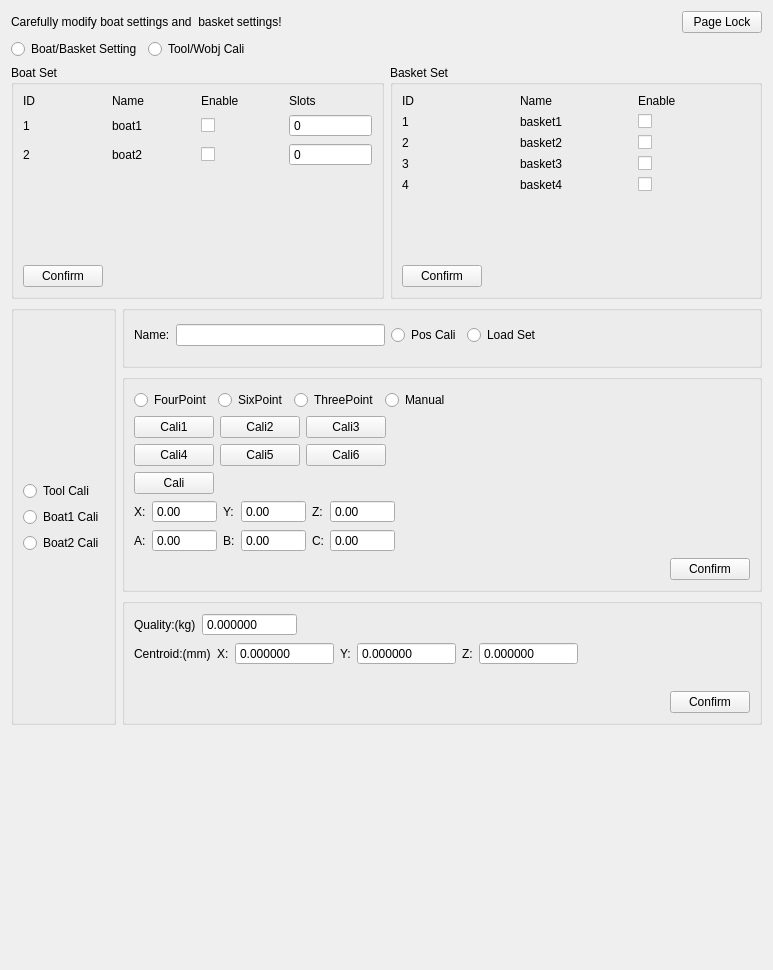
<?xml version="1.0" encoding="UTF-8"?>
<ui version="4.0">
 <class>WorkStationSetup</class>
 <widget class="QWidget" name="WorkStationSetup">
  <property name="geometry">
   <rect>
    <x>0</x>
    <y>0</y>
    <width>773</width>
    <height>970</height>
   </rect>
  </property>
  <property name="windowTitle">
   <string>Form</string>
  </property>
  <layout class="QVBoxLayout" name="verticalLayout_7">
   <item>
    <layout class="QHBoxLayout" name="horizontalLayout">
     <item>
      <widget class="QLabel" name="label">
       <property name="text">
        <string>Carefully modify boat settings and  basket settings!</string>
       </property>
      </widget>
     </item>
     <item>
      <spacer name="horizontalSpacer">
       <property name="orientation">
        <enum>Qt::Horizontal</enum>
       </property>
       <property name="sizeHint" stdset="0">
        <size>
         <width>40</width>
         <height>20</height>
        </size>
       </property>
      </spacer>
     </item>
     <item>
      <widget class="QPushButton" name="btnPageLock">
       <property name="text">
        <string>Page Lock</string>
       </property>
      </widget>
     </item>
    </layout>
   </item>
   <item>
    <layout class="QHBoxLayout" name="horizontalLayout_12">
     <item>
      <widget class="QRadioButton" name="rbtnboatbacket">
       <property name="text">
        <string>Boat/Basket Setting</string>
       </property>
      </widget>
     </item>
     <item>
      <widget class="QRadioButton" name="rbtnToolWobj">
       <property name="text">
        <string>Tool/Wobj Cali</string>
       </property>
      </widget>
     </item>
     <item>
      <spacer name="horizontalSpacer_16">
       <property name="orientation">
        <enum>Qt::Horizontal</enum>
       </property>
       <property name="sizeHint" stdset="0">
        <size>
         <width>40</width>
         <height>20</height>
        </size>
       </property>
      </spacer>
     </item>
    </layout>
   </item>
   <item>
    <layout class="QHBoxLayout" name="horizontalLayout_9">
     <item>
      <widget class="QGroupBox" name="grbboatset">
       <property name="title">
        <string>Boat Set</string>
       </property>
       <layout class="QVBoxLayout" name="verticalLayout_5">
        <item>
         <layout class="QGridLayout" name="gridLayout">
          <item row="0" column="0">
           <widget class="QLabel" name="label_6">
            <property name="text">
             <string>ID</string>
            </property>
           </widget>
          </item>
          <item row="0" column="1">
           <widget class="QLabel" name="label_7">
            <property name="text">
             <string>Name</string>
            </property>
           </widget>
          </item>
          <item row="0" column="2">
           <widget class="QLabel" name="label_8">
            <property name="text">
             <string>Enable</string>
            </property>
           </widget>
          </item>
          <item row="0" column="3">
           <widget class="QLabel" name="label_9">
            <property name="text">
             <string>Slots</string>
            </property>
           </widget>
          </item>
          <item row="1" column="0">
           <widget class="QLabel" name="label_13">
            <property name="text">
             <string>1</string>
            </property>
           </widget>
          </item>
          <item row="1" column="1">
           <widget class="QLabel" name="label_15">
            <property name="text">
             <string>boat1</string>
            </property>
           </widget>
          </item>
          <item row="1" column="2">
           <widget class="QCheckBox" name="cbenableboat1">
            <property name="text">
             <string/>
            </property>
           </widget>
          </item>
          <item row="1" column="3">
           <widget class="Spin" name="spbboat1">
            <property name="buttonSymbols">
             <enum>QAbstractSpinBox::NoButtons</enum>
            </property>
            <property name="maximum">
             <number>15</number>
            </property>
           </widget>
          </item>
          <item row="2" column="0">
           <widget class="QLabel" name="label_14">
            <property name="text">
             <string>2</string>
            </property>
           </widget>
          </item>
          <item row="2" column="1">
           <widget class="QLabel" name="label_16">
            <property name="text">
             <string>boat2</string>
            </property>
           </widget>
          </item>
          <item row="2" column="2">
           <widget class="QCheckBox" name="cbenableboat2">
            <property name="text">
             <string/>
            </property>
           </widget>
          </item>
          <item row="2" column="3">
           <widget class="Spin" name="spbboat2">
            <property name="buttonSymbols">
             <enum>QAbstractSpinBox::NoButtons</enum>
            </property>
            <property name="maximum">
             <number>15</number>
            </property>
           </widget>
          </item>
         </layout>
        </item>
        <item>
         <spacer name="verticalSpacer_3">
          <property name="orientation">
           <enum>Qt::Vertical</enum>
          </property>
          <property name="sizeHint" stdset="0">
           <size>
            <width>20</width>
            <height>73</height>
           </size>
          </property>
         </spacer>
        </item>
        <item>
         <layout class="QHBoxLayout" name="horizontalLayout_2">
          <item>
           <widget class="QPushButton" name="btnConfirmBoat">
            <property name="text">
             <string>Confirm</string>
            </property>
           </widget>
          </item>
          <item>
           <spacer name="horizontalSpacer_2">
            <property name="orientation">
             <enum>Qt::Horizontal</enum>
            </property>
            <property name="sizeHint" stdset="0">
             <size>
              <width>192</width>
              <height>17</height>
             </size>
            </property>
           </spacer>
          </item>
         </layout>
        </item>
       </layout>
      </widget>
     </item>
     <item>
      <widget class="QGroupBox" name="grpBacketSet">
       <property name="title">
        <string>Basket Set</string>
       </property>
       <layout class="QVBoxLayout" name="verticalLayout_6">
        <item>
         <layout class="QGridLayout" name="gridLayout_2">
          <item row="0" column="0">
           <widget class="QLabel" name="label_10">
            <property name="text">
             <string>ID</string>
            </property>
           </widget>
          </item>
          <item row="0" column="1">
           <widget class="QLabel" name="label_11">
            <property name="text">
             <string>Name</string>
            </property>
           </widget>
          </item>
          <item row="0" column="2">
           <widget class="QLabel" name="label_12">
            <property name="text">
             <string>Enable</string>
            </property>
           </widget>
          </item>
          <item row="1" column="0">
           <widget class="QLabel" name="label_17">
            <property name="text">
             <string>1</string>
            </property>
           </widget>
          </item>
          <item row="1" column="1">
           <widget class="QLabel" name="label_21">
            <property name="text">
             <string>basket1</string>
            </property>
           </widget>
          </item>
          <item row="1" column="2">
           <widget class="QCheckBox" name="cbbasket1">
            <property name="text">
             <string/>
            </property>
           </widget>
          </item>
          <item row="2" column="0">
           <widget class="QLabel" name="label_18">
            <property name="text">
             <string>2</string>
            </property>
           </widget>
          </item>
          <item row="2" column="1">
           <widget class="QLabel" name="label_22">
            <property name="text">
             <string>basket2</string>
            </property>
           </widget>
          </item>
          <item row="2" column="2">
           <widget class="QCheckBox" name="cbbasket2">
            <property name="text">
             <string/>
            </property>
           </widget>
          </item>
          <item row="3" column="0">
           <widget class="QLabel" name="label_19">
            <property name="text">
             <string>3</string>
            </property>
           </widget>
          </item>
          <item row="3" column="1">
           <widget class="QLabel" name="label_23">
            <property name="text">
             <string>basket3</string>
            </property>
           </widget>
          </item>
          <item row="3" column="2">
           <widget class="QCheckBox" name="cbbasket3">
            <property name="text">
             <string/>
            </property>
           </widget>
          </item>
          <item row="4" column="0">
           <widget class="QLabel" name="label_20">
            <property name="text">
             <string>4</string>
            </property>
           </widget>
          </item>
          <item row="4" column="1">
           <widget class="QLabel" name="label_24">
            <property name="text">
             <string>basket4</string>
            </property>
           </widget>
          </item>
          <item row="4" column="2">
           <widget class="QCheckBox" name="cbbasket4">
            <property name="text">
             <string/>
            </property>
           </widget>
          </item>
         </layout>
        </item>
        <item>
         <spacer name="verticalSpacer_4">
          <property name="orientation">
           <enum>Qt::Vertical</enum>
          </property>
          <property name="sizeHint" stdset="0">
           <size>
            <width>20</width>
            <height>29</height>
           </size>
          </property>
         </spacer>
        </item>
        <item>
         <layout class="QHBoxLayout" name="horizontalLayout_10">
          <item>
           <widget class="QPushButton" name="btnConfirmBacket">
            <property name="text">
             <string>Confirm</string>
            </property>
           </widget>
          </item>
          <item>
           <spacer name="horizontalSpacer_3">
            <property name="orientation">
             <enum>Qt::Horizontal</enum>
            </property>
            <property name="sizeHint" stdset="0">
             <size>
              <width>194</width>
              <height>20</height>
             </size>
            </property>
           </spacer>
          </item>
         </layout>
        </item>
       </layout>
      </widget>
     </item>
    </layout>
   </item>
   <item>
    <layout class="QHBoxLayout" name="horizontalLayout_13">
     <item>
      <widget class="QGroupBox" name="groupBox">
       <property name="title">
        <string/>
       </property>
       <layout class="QVBoxLayout" name="verticalLayout">
        <item>
         <spacer name="verticalSpacer_2">
          <property name="orientation">
           <enum>Qt::Vertical</enum>
          </property>
          <property name="sizeHint" stdset="0">
           <size>
            <width>20</width>
            <height>158</height>
           </size>
          </property>
         </spacer>
        </item>
        <item>
         <widget class="QRadioButton" name="rbtnTool">
          <property name="text">
           <string>Tool Cali</string>
          </property>
         </widget>
        </item>
        <item>
         <widget class="QRadioButton" name="rbtnBoat1">
          <property name="text">
           <string>Boat1 Cali</string>
          </property>
         </widget>
        </item>
        <item>
         <widget class="QRadioButton" name="rbtnBoat2">
          <property name="text">
           <string>Boat2 Cali</string>
          </property>
         </widget>
        </item>
        <item>
         <spacer name="verticalSpacer">
          <property name="orientation">
           <enum>Qt::Vertical</enum>
          </property>
          <property name="sizeHint" stdset="0">
           <size>
            <width>20</width>
            <height>158</height>
           </size>
          </property>
         </spacer>
        </item>
       </layout>
      </widget>
     </item>
     <item>
      <layout class="QVBoxLayout" name="verticalLayout_4" stretch="3,6,6">
       <item>
        <widget class="QGroupBox" name="groupBox_3">
         <property name="maximumSize">
          <size>
           <width>16777215</width>
           <height>85</height>
          </size>
         </property>
         <property name="title">
          <string/>
         </property>
         <layout class="QGridLayout" name="gridLayout_4">
          <property name="topMargin">
           <number>3</number>
          </property>
          <item row="0" column="0">
           <layout class="QHBoxLayout" name="horizontalLayout_3">
            <item>
             <widget class="QLabel" name="lblname">
              <property name="text">
               <string>Name:</string>
              </property>
             </widget>
            </item>
            <item>
             <widget class="QLineEdit" name="lineEdit"/>
            </item>
            <item>
             <widget class="QRadioButton" name="rbtnposcali">
              <property name="text">
               <string>Pos Cali</string>
              </property>
             </widget>
            </item>
            <item>
             <widget class="QRadioButton" name="rbtnloadcali">
              <property name="text">
               <string>Load Set</string>
              </property>
             </widget>
            </item>
            <item>
             <spacer name="horizontalSpacer_4">
              <property name="orientation">
               <enum>Qt::Horizontal</enum>
              </property>
              <property name="sizeHint" stdset="0">
               <size>
                <width>40</width>
                <height>20</height>
               </size>
              </property>
             </spacer>
            </item>
           </layout>
          </item>
         </layout>
        </widget>
       </item>
       <item>
        <widget class="QGroupBox" name="groupBox_2">
         <property name="title">
          <string/>
         </property>
         <layout class="QVBoxLayout" name="verticalLayout_2" stretch="2,4,2,4,2">
          <property name="topMargin">
           <number>10</number>
          </property>
          <item>
           <layout class="QHBoxLayout" name="horizontalLayout_4">
            <item>
             <widget class="QRadioButton" name="rbtnfour">
              <property name="text">
               <string>FourPoint</string>
              </property>
             </widget>
            </item>
            <item>
             <widget class="QRadioButton" name="rbtnsix">
              <property name="text">
               <string>SixPoint</string>
              </property>
             </widget>
            </item>
            <item>
             <widget class="QRadioButton" name="rbtnthree">
              <property name="text">
               <string>ThreePoint</string>
              </property>
             </widget>
            </item>
            <item>
             <widget class="QRadioButton" name="rbtnmanual">
              <property name="text">
               <string>Manual</string>
              </property>
             </widget>
            </item>
            <item>
             <spacer name="horizontalSpacer_5">
              <property name="orientation">
               <enum>Qt::Horizontal</enum>
              </property>
              <property name="sizeHint" stdset="0">
               <size>
                <width>40</width>
                <height>20</height>
               </size>
              </property>
             </spacer>
            </item>
           </layout>
          </item>
          <item>
           <layout class="QGridLayout" name="gridLayout_6">
            <item row="0" column="0">
             <widget class="QPushButton" name="btnCali1">
              <property name="text">
               <string>Cali1</string>
              </property>
             </widget>
            </item>
            <item row="0" column="1">
             <widget class="QPushButton" name="btnCali2">
              <property name="text">
               <string>Cali2</string>
              </property>
             </widget>
            </item>
            <item row="0" column="2">
             <widget class="QPushButton" name="btnCali3">
              <property name="text">
               <string>Cali3</string>
              </property>
             </widget>
            </item>
            <item row="0" column="3">
             <spacer name="horizontalSpacer_6">
              <property name="orientation">
               <enum>Qt::Horizontal</enum>
              </property>
              <property name="sizeHint" stdset="0">
               <size>
                <width>40</width>
                <height>20</height>
               </size>
              </property>
             </spacer>
            </item>
            <item row="1" column="0">
             <widget class="QPushButton" name="btnCali4">
              <property name="text">
               <string>Cali4</string>
              </property>
             </widget>
            </item>
            <item row="1" column="1">
             <widget class="QPushButton" name="btnCali5">
              <property name="text">
               <string>Cali5</string>
              </property>
             </widget>
            </item>
            <item row="1" column="2">
             <widget class="QPushButton" name="btnCali6">
              <property name="text">
               <string>Cali6</string>
              </property>
             </widget>
            </item>
            <item row="1" column="3">
             <spacer name="horizontalSpacer_14">
              <property name="orientation">
               <enum>Qt::Horizontal</enum>
              </property>
              <property name="sizeHint" stdset="0">
               <size>
                <width>40</width>
                <height>20</height>
               </size>
              </property>
             </spacer>
            </item>
           </layout>
          </item>
          <item>
           <layout class="QHBoxLayout" name="horizontalLayout_6">
            <item>
             <widget class="QPushButton" name="btnCali">
              <property name="text">
               <string>Cali</string>
              </property>
             </widget>
            </item>
            <item>
             <spacer name="horizontalSpacer_15">
              <property name="orientation">
               <enum>Qt::Horizontal</enum>
              </property>
              <property name="sizeHint" stdset="0">
               <size>
                <width>40</width>
                <height>20</height>
               </size>
              </property>
             </spacer>
            </item>
           </layout>
          </item>
          <item>
           <layout class="QGridLayout" name="gridLayout_3">
            <item row="0" column="0">
             <widget class="QLabel" name="lblx">
              <property name="text">
               <string>X:</string>
              </property>
             </widget>
            </item>
            <item row="0" column="1">
             <widget class="DoubleSpin" name="dspnx">
              <property name="focusPolicy">
               <enum>Qt::WheelFocus</enum>
              </property>
              <property name="buttonSymbols">
               <enum>QAbstractSpinBox::NoButtons</enum>
              </property>
              <property name="minimum">
               <double>-10000.000000000000000</double>
              </property>
              <property name="maximum">
               <double>10000.000000000000000</double>
              </property>
             </widget>
            </item>
            <item row="0" column="2">
             <widget class="QLabel" name="lbly">
              <property name="text">
               <string>Y:</string>
              </property>
             </widget>
            </item>
            <item row="0" column="3">
             <widget class="DoubleSpin" name="dspny">
              <property name="focusPolicy">
               <enum>Qt::WheelFocus</enum>
              </property>
              <property name="buttonSymbols">
               <enum>QAbstractSpinBox::NoButtons</enum>
              </property>
              <property name="minimum">
               <double>-10000.000000000000000</double>
              </property>
              <property name="maximum">
               <double>10000.000000000000000</double>
              </property>
             </widget>
            </item>
            <item row="0" column="4">
             <widget class="QLabel" name="lblz">
              <property name="text">
               <string>Z:</string>
              </property>
             </widget>
            </item>
            <item row="0" column="5">
             <widget class="DoubleSpin" name="dspnz">
              <property name="focusPolicy">
               <enum>Qt::WheelFocus</enum>
              </property>
              <property name="buttonSymbols">
               <enum>QAbstractSpinBox::NoButtons</enum>
              </property>
              <property name="minimum">
               <double>-10000.000000000000000</double>
              </property>
              <property name="maximum">
               <double>10000.000000000000000</double>
              </property>
             </widget>
            </item>
            <item row="0" column="6">
             <spacer name="horizontalSpacer_7">
              <property name="orientation">
               <enum>Qt::Horizontal</enum>
              </property>
              <property name="sizeHint" stdset="0">
               <size>
                <width>40</width>
                <height>20</height>
               </size>
              </property>
             </spacer>
            </item>
            <item row="1" column="0">
             <widget class="QLabel" name="lbla">
              <property name="text">
               <string>A:</string>
              </property>
             </widget>
            </item>
            <item row="1" column="1">
             <widget class="DoubleSpin" name="dspna">
              <property name="focusPolicy">
               <enum>Qt::WheelFocus</enum>
              </property>
              <property name="buttonSymbols">
               <enum>QAbstractSpinBox::NoButtons</enum>
              </property>
              <property name="minimum">
               <double>-10000.000000000000000</double>
              </property>
              <property name="maximum">
               <double>10000.000000000000000</double>
              </property>
             </widget>
            </item>
            <item row="1" column="2">
             <widget class="QLabel" name="lblb">
              <property name="text">
               <string>B:</string>
              </property>
             </widget>
            </item>
            <item row="1" column="3">
             <widget class="DoubleSpin" name="dspnb">
              <property name="focusPolicy">
               <enum>Qt::WheelFocus</enum>
              </property>
              <property name="buttonSymbols">
               <enum>QAbstractSpinBox::NoButtons</enum>
              </property>
              <property name="minimum">
               <double>-10000.000000000000000</double>
              </property>
              <property name="maximum">
               <double>10000.000000000000000</double>
              </property>
             </widget>
            </item>
            <item row="1" column="4">
             <widget class="QLabel" name="lblc">
              <property name="text">
               <string>C:</string>
              </property>
             </widget>
            </item>
            <item row="1" column="5">
             <widget class="DoubleSpin" name="dspnc">
              <property name="focusPolicy">
               <enum>Qt::WheelFocus</enum>
              </property>
              <property name="buttonSymbols">
               <enum>QAbstractSpinBox::NoButtons</enum>
              </property>
              <property name="minimum">
               <double>-10000.000000000000000</double>
              </property>
              <property name="maximum">
               <double>10000.000000000000000</double>
              </property>
             </widget>
            </item>
           </layout>
          </item>
          <item>
           <layout class="QHBoxLayout" name="horizontalLayout_5">
            <item>
             <spacer name="horizontalSpacer_8">
              <property name="orientation">
               <enum>Qt::Horizontal</enum>
              </property>
              <property name="sizeHint" stdset="0">
               <size>
                <width>40</width>
                <height>20</height>
               </size>
              </property>
             </spacer>
            </item>
            <item>
             <widget class="QPushButton" name="btnConfirm">
              <property name="text">
               <string>Confirm</string>
              </property>
             </widget>
            </item>
           </layout>
          </item>
         </layout>
        </widget>
       </item>
       <item>
        <widget class="QGroupBox" name="groupBox_4">
         <property name="title">
          <string/>
         </property>
         <layout class="QVBoxLayout" name="verticalLayout_3">
          <item>
           <layout class="QHBoxLayout" name="horizontalLayout_7">
            <item>
             <widget class="QLabel" name="label_2">
              <property name="text">
               <string>Quality:(kg)</string>
              </property>
             </widget>
            </item>
            <item>
             <widget class="DoubleSpin" name="dspnQuality">
              <property name="focusPolicy">
               <enum>Qt::WheelFocus</enum>
              </property>
              <property name="buttonSymbols">
               <enum>QAbstractSpinBox::NoButtons</enum>
              </property>
              <property name="decimals">
               <number>6</number>
              </property>
              <property name="maximum">
               <double>1000000.000000000000000</double>
              </property>
             </widget>
            </item>
            <item>
             <spacer name="horizontalSpacer_9">
              <property name="orientation">
               <enum>Qt::Horizontal</enum>
              </property>
              <property name="sizeHint" stdset="0">
               <size>
                <width>66</width>
                <height>20</height>
               </size>
              </property>
             </spacer>
            </item>
           </layout>
          </item>
          <item>
           <layout class="QHBoxLayout" name="horizontalLayout_11">
            <item>
             <widget class="QLabel" name="label_3">
              <property name="text">
               <string>Centroid:(mm)</string>
              </property>
             </widget>
            </item>
            <item>
             <widget class="QLabel" name="lblx_2">
              <property name="text">
               <string>X:</string>
              </property>
             </widget>
            </item>
            <item>
             <widget class="DoubleSpin" name="dspnx_2">
              <property name="focusPolicy">
               <enum>Qt::WheelFocus</enum>
              </property>
              <property name="buttonSymbols">
               <enum>QAbstractSpinBox::NoButtons</enum>
              </property>
              <property name="decimals">
               <number>6</number>
              </property>
              <property name="minimum">
               <double>-1000000.000000000000000</double>
              </property>
              <property name="maximum">
               <double>1000000.000000000000000</double>
              </property>
             </widget>
            </item>
            <item>
             <widget class="QLabel" name="lbly_2">
              <property name="text">
               <string>Y:</string>
              </property>
             </widget>
            </item>
            <item>
             <widget class="DoubleSpin" name="dspny_2">
              <property name="focusPolicy">
               <enum>Qt::WheelFocus</enum>
              </property>
              <property name="buttonSymbols">
               <enum>QAbstractSpinBox::NoButtons</enum>
              </property>
              <property name="decimals">
               <number>6</number>
              </property>
              <property name="minimum">
               <double>-1000000.000000000000000</double>
              </property>
              <property name="maximum">
               <double>1000000.000000000000000</double>
              </property>
             </widget>
            </item>
            <item>
             <widget class="QLabel" name="lblz_2">
              <property name="text">
               <string>Z:</string>
              </property>
             </widget>
            </item>
            <item>
             <widget class="DoubleSpin" name="dspnz_2">
              <property name="focusPolicy">
               <enum>Qt::WheelFocus</enum>
              </property>
              <property name="buttonSymbols">
               <enum>QAbstractSpinBox::NoButtons</enum>
              </property>
              <property name="decimals">
               <number>6</number>
              </property>
              <property name="minimum">
               <double>-1000000.000000000000000</double>
              </property>
              <property name="maximum">
               <double>1000000.000000000000000</double>
              </property>
             </widget>
            </item>
            <item>
             <spacer name="horizontalSpacer_10">
              <property name="orientation">
               <enum>Qt::Horizontal</enum>
              </property>
              <property name="sizeHint" stdset="0">
               <size>
                <width>40</width>
                <height>20</height>
               </size>
              </property>
             </spacer>
            </item>
           </layout>
          </item>
          <item>
           <spacer name="verticalSpacer_7">
            <property name="orientation">
             <enum>Qt::Vertical</enum>
            </property>
            <property name="sizeHint" stdset="0">
             <size>
              <width>20</width>
              <height>40</height>
             </size>
            </property>
           </spacer>
          </item>
          <item>
           <layout class="QHBoxLayout" name="horizontalLayout_8">
            <item>
             <spacer name="horizontalSpacer_13">
              <property name="orientation">
               <enum>Qt::Horizontal</enum>
              </property>
              <property name="sizeHint" stdset="0">
               <size>
                <width>43</width>
                <height>20</height>
               </size>
              </property>
             </spacer>
            </item>
            <item>
             <widget class="QPushButton" name="btnConfirm_load">
              <property name="text">
               <string>Confirm</string>
              </property>
             </widget>
            </item>
           </layout>
          </item>
         </layout>
        </widget>
       </item>
      </layout>
     </item>
    </layout>
   </item>
   <item>
    <spacer name="verticalSpacer_5">
     <property name="orientation">
      <enum>Qt::Vertical</enum>
     </property>
     <property name="sizeHint" stdset="0">
      <size>
       <width>20</width>
       <height>115</height>
      </size>
     </property>
    </spacer>
   </item>
  </layout>
 </widget>
 <customwidgets>
  <customwidget>
   <class>Spin</class>
   <extends>QSpinBox</extends>
   <header location="global">bwaf/custom/spin.h</header>
  </customwidget>
  <customwidget>
   <class>DoubleSpin</class>
   <extends>QDoubleSpinBox</extends>
   <header location="global">bwaf/custom/doublespin.h</header>
  </customwidget>
 </customwidgets>
 <resources/>
 <connections/>
</ui>
